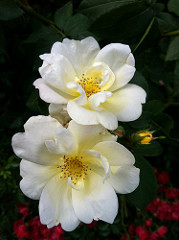
#> input picture Nature/10090824183_d02c613f10_m.jpg, 179 x 240 px; its folder holds only this picture in this run
$ jupyter execute --allow-errors 'Face-Recognition-Nature PCA.ipynb'
#> lines starting #> are read from the running program, lines starting #| are printed output that depends on the picture
# Important Libraries For The Assignment

[cell 1]
import cv2
import os
import glob
import numpy as np
import pandas as pd
from sklearn.neighbors import KNeighborsClassifier
from sklearn.metrics import accuracy_score
import matplotlib.pyplot as plt
from numpy import linalg as LA

# A.The dataset has 10 images per 40 subjects. Every image is a grayscale image of  size 92x112.(10 Points)


[cell 2]
img_dir = "./Nature" # Enter Directory of all images
data_path = os.path.join(img_dir,'*g')
files = glob.glob(data_path)
data = []
i=0
for f1 in files:
    i=i+1
    img = cv2.imread(f1)
#> img is the input picture: shape (240, 179, 3); mean B, G, R 70.3, 86.6, 86.6
    dim=(92,112)
    resized = cv2.resize(img, dim, interpolation = cv2.INTER_AREA)
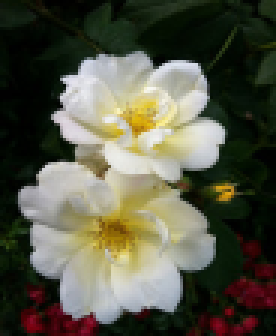
#> resized: shape (112, 92, 3) (shown 3 times larger); mean B, G, R 70.3, 86.6, 86.6
    gray = cv2.cvtColor(resized, cv2.COLOR_BGR2GRAY)
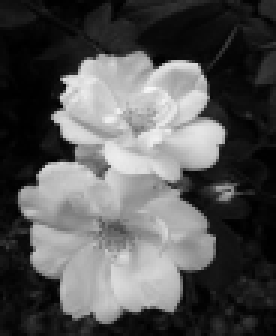
#> gray: shape (112, 92) (shown 3 times larger); min 0, max 247, mean 84.7
    data.append(gray)
    mydata = np.array(data)
#> (the rest of this cell did not finish here and is left out)

# Preparing the Labels Of the Data Stack the 400 vector into a single Data Matrix D and generate the label vector y.The labels are integers from 1:40 corresponding to the subject id.

[cell 3]
nameOflabels = []
label=1
for i in range(1,401):

    labelX= str(label)
    nameOflabels.append(labelX)
    z=i%40
    if z<1:
         label = label +1
#> (the rest of this cell did not finish here and is left out)

$ run again, on Nature/10437770546_8bb6f7bdd3_m.jpg
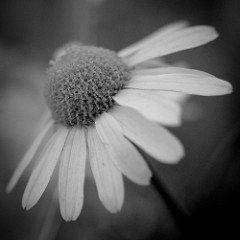
#> input picture Nature/10437770546_8bb6f7bdd3_m.jpg, 240 x 240 px
#> img is the input picture: shape (240, 240, 3); min 0, max 217, mean 93.8
#> `resized = cv2.resize(img, dim, interpolation = cv2.INTER_AREA)`:
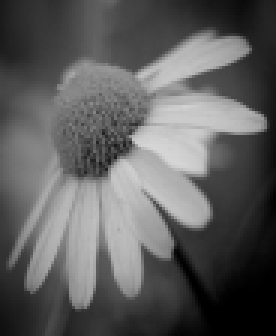
#> resized: shape (112, 92, 3) (shown 3 times larger); min 0, max 214, mean 93.8
